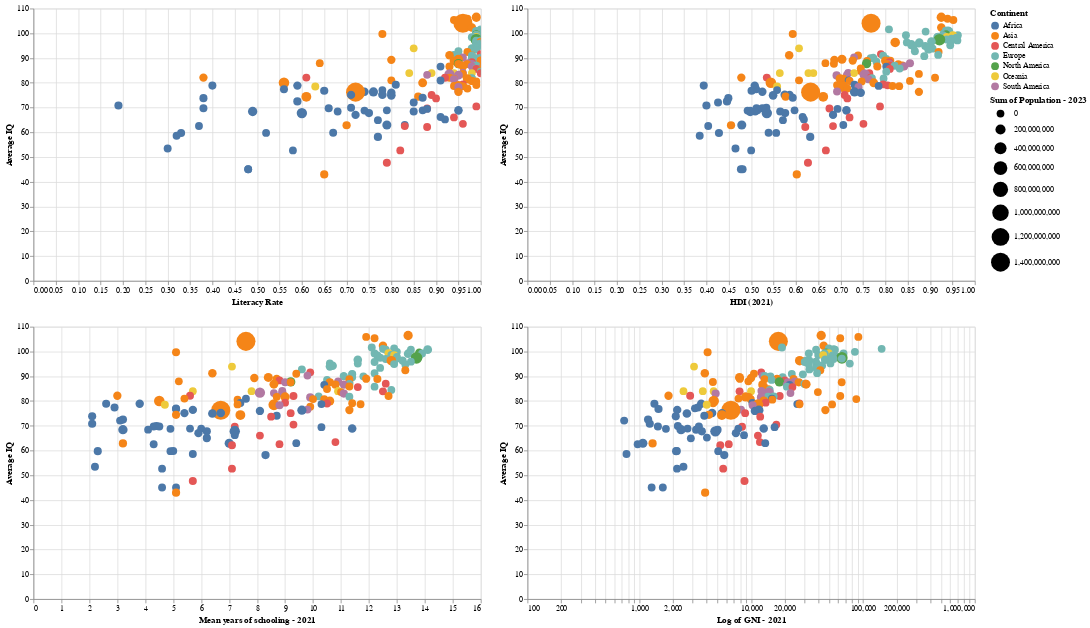

Notebook source saved alongside this figure:
### Code cell
# Implementing selection
selection = alt.selection(type='multi', fields=['Continent'], on='mouseover', nearest=True)
base =  alt.Chart(df).properties(width=575, height=350)

p1 = base.mark_circle().encode(
    alt.X('Literacy Rate').scale(type = "linear"),
    alt.Y('Average IQ'),
    alt.Color('Continent'),
    alt.Size('sum(Population - 2023)',
        scale=alt.Scale(range=(100,600))),
    tooltip = ['Country','Continent','Literacy Rate', 'Average IQ'],
    opacity = alt.condition(selection, alt.value(1), alt.value(.2))
).add_selection(selection).interactive()

p2 = base.mark_circle().encode(
    alt.X('HDI (2021)').scale(type = "linear"),
    alt.Y('Average IQ'),
    alt.Color('Continent'),
    alt.Size('sum(Population - 2023)',
        scale=alt.Scale(range=(100,600))),
    tooltip = ['Country','Continent', 'HDI (2021)','Average IQ'],
    opacity = alt.condition(selection, alt.value(1), alt.value(.2))
).add_selection(selection).interactive()

p3 = base.mark_circle().encode(
    alt.X('Mean years of schooling - 2021').scale(type = "linear"),
    alt.Y('Average IQ'),
    alt.Color('Continent'),
    alt.Size('sum(Population - 2023)',
        scale=alt.Scale(range=(100,600))),
    tooltip = ['Country','Continent','Mean years of schooling - 2021','Average IQ'],
    opacity = alt.condition(selection, alt.value(1), alt.value(.2))
).add_selection(selection).interactive()

p4 = base.mark_circle().encode(
    alt.X('GNI - 2021', title= 'Log of GNI - 2021').scale(type = "log"),
    alt.Y('Average IQ'),
    alt.Color('Continent'),
    alt.Size('sum(Population - 2023)',
        scale=alt.Scale(range=(100,600))),
    tooltip = ['Country','Continent','GNI - 2021','Average IQ'],
    opacity = alt.condition(selection, alt.value(1), alt.value(.2))
).add_selection(selection).interactive()

p5 = base.mark_circle().encode(
    alt.X('Population - 2023', title = 'Log of Population - 2023').scale(type = "log"),
    alt.Y('Average IQ'),
    alt.Color('Continent'),
    alt.Size('sum(Population - 2023)',
        scale=alt.Scale(range=(100,600))),
    tooltip = ['Country','Continent'],
    opacity = alt.condition(selection, alt.value(1), alt.value(.2))
).add_selection(selection).interactive()

chart = (p1 | p2 ) & (p3 | p4)

chart

#chart.save('averageiq.html', embed_options={'renderer':'svg'})

### Figure 1 — Vega-Lite specification as saved in the notebook (floating-point values rounded to 4 significant figures; data arrays with more than 128 entries replaced by an {"elided": "..."} marker saying what was removed)
{"config": {"view": {"continuousWidth": 300, "continuousHeight": 300}}, "vconcat": [{"hconcat": [{"mark": {"type": "circle"}, "encoding": {"color": {"field": "Continent", "type": "nominal"}, "opacity": {"condition": {"param": "param_42", "value": 1}, "value": 0.2}, "size": {"aggregate": "sum", "field": "Population - 2023", "scale": {"range": [100, 600]}, "type": "quantitative"}, "tooltip": [{"field": "Country", "type": "nominal"}, {"field": "Continent", "type": "nominal"}, {"field": "Literacy Rate", "type": "quantitative"}, {"field": "Average IQ", "type": "quantitative"}], "x": {"field": "Literacy Rate", "scale": {"type": "linear"}, "type": "quantitative"}, "y": {"field": "Average IQ", "type": "quantitative"}}, "height": 350, "name": "view_25", "width": 575}, {"mark": {"type": "circle"}, "encoding": {"color": {"field": "Continent", "type": "nominal"}, "opacity": {"condition": {"param": "param_42", "value": 1}, "value": 0.2}, "size": {"aggregate": "sum", "field": "Population - 2023", "scale": {"range": [100, 600]}, "type": "quantitative"}, "tooltip": [{"field": "Country", "type": "nominal"}, {"field": "Continent", "type": "nominal"}, {"field": "HDI (2021)", "type": "quantitative"}, {"field": "Average IQ", "type": "quantitative"}], "x": {"field": "HDI (2021)", "scale": {"type": "linear"}, "type": "quantitative"}, "y": {"field": "Average IQ", "type": "quantitative"}}, "height": 350, "name": "view_26", "width": 575}]}, {"hconcat": [{"mark": {"type": "circle"}, "encoding": {"color": {"field": "Continent", "type": "nominal"}, "opacity": {"condition": {"param": "param_42", "value": 1}, "value": 0.2}, "size": {"aggregate": "sum", "field": "Population - 2023", "scale": {"range": [100, 600]}, "type": "quantitative"}, "tooltip": [{"field": "Country", "type": "nominal"}, {"field": "Continent", "type": "nominal"}, {"field": "Mean years of schooling - 2021", "type": "quantitative"}, {"field": "Average IQ", "type": "quantitative"}], "x": {"field": "Mean years of schooling - 2021", "scale": {"type": "linear"}, "type": "quantitative"}, "y": {"field": "Average IQ", "type": "quantitative"}}, "height": 350, "name": "view_27", "width": 575}, {"mark": {"type": "circle"}, "encoding": {"color": {"field": "Continent", "type": "nominal"}, "opacity": {"condition": {"param": "param_42", "value": 1}, "value": 0.2}, "size": {"aggregate": "sum", "field": "Population - 2023", "scale": {"range": [100, 600]}, "type": "quantitative"}, "tooltip": [{"field": "Country", "type": "nominal"}, {"field": "Continent", "type": "nominal"}, {"field": "GNI - 2021", "type": "quantitative"}, {"field": "Average IQ", "type": "quantitative"}], "x": {"field": "GNI - 2021", "scale": {"type": "log"}, "title": "Log of GNI - 2021", "type": "quantitative"}, "y": {"field": "Average IQ", "type": "quantitative"}}, "height": 350, "name": "view_28", "width": 575}]}], "data": {"name": "data-774289752f70c336d6906651849dfca6"}, "params": [{"name": "param_42", "select": {"type": "point", "fields": ["Continent"], "nearest": true, "on": "mouseover"}, "views": ["view_25", "view_26", "view_27", "view_28"]}, {"name": "param_43", "select": {"type": "interval", "encodings": ["x", "y"]}, "bind": "scales", "views": ["view_25"]}, {"name": "param_44", "select": {"type": "interval", "encodings": ["x", "y"]}, "bind": "scales", "views": ["view_26"]}, {"name": "param_45", "select": {"type": "interval", "encodings": ["x", "y"]}, "bind": "scales", "views": ["view_27"]}, {"name": "param_46", "select": {"type": "interval", "encodings": ["x", "y"]}, "bind": "scales", "views": ["view_28"]}], "$schema": "https://vega.github.io/schema/vega-lite/v5.15.1.json", "datasets": {"data-774289752f70c336d6906651849dfca6": {"elided": "179 records"}}}
